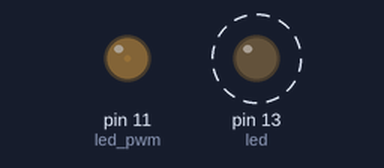
A sketch run on a simulated Arduino Uno, built with avr-gcc and run on an emulated ATmega328P. Shown: output pins drawn as LEDs (lit = HIGH). Dashed ring = blinking. What the sketch prints to the serial monitor is not drawn.

Above: at 0.05 s.
At 0.45 s:
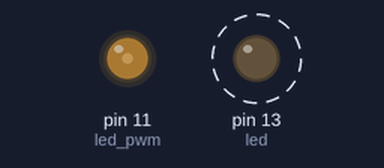
At 0.85 s:
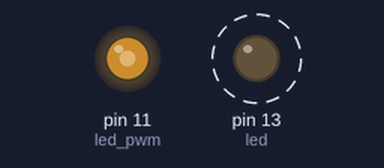
At 1.95 s:
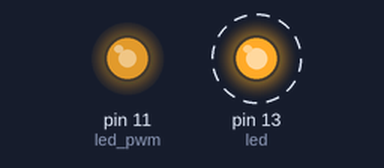
Timing chart, 0 to 7.0 s (numbered marks = the images above):
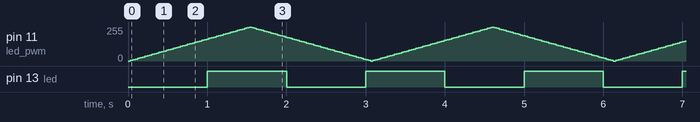

Measured:
- by itself, pin 13 (led): alternates HIGH for 1.0 s and LOW for 1.0 s

The sketch:

led_pwm.ino
```cpp
const int led = 13;
const int led_pwm = 11;
unsigned long l1,l2;
unsigned long interval = 1000;
unsigned long l3, l4;
unsigned long interval2 = 30;
int fDir = 0;
int fade = 0;
int fON = 0;

void setup() {
  // put your setup code here, to run once:
  pinMode(led, OUTPUT);
  Serial.begin(9600);
  l1 = 0;
  l3 = 0;
}

void loop() {
  // put your main code here, to run repeatedly:
  l2 = millis();

  if(l2 - l1 >= interval) {
    l1 = l2;

    if(!fON){
      fON = HIGH;
    }else {
      fON = LOW;
    }
    digitalWrite(led, fON);
    Serial.println(fON);
    Serial.print("밝기 : ");
    Serial.println(fade);

  }

  l4 = millis();
  if(l4 - l3 >= interval2) {
    l3 = l4;
   if(!fDir){
      fade += 5;
       if(fade >= 255) {
          fade = 255; fDir = 1; }
   }else {
      fade -= 5;
      if(fade <= 0) {
        fade = 0; fDir = 0; }
    }
    analogWrite(led_pwm, fade);
   }
  }
```
